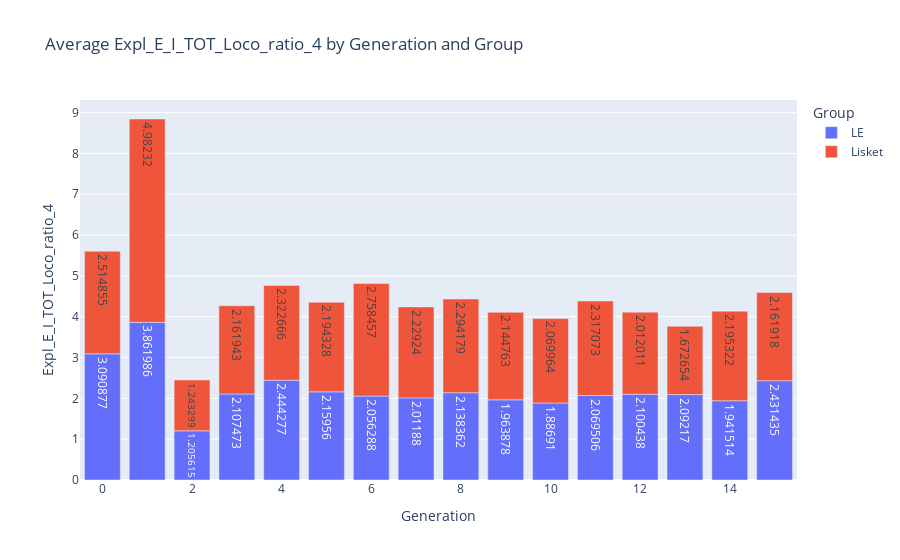

Notebook code for this chart:
### Code cell
#Plotting the mean value through the generations and by gendersŰ
plot_grouped(data, 'Expl_E_I_TOT_Loco_ratio_4')

### Figure 1 — Plotly figure (JSON) as saved in the notebook; plotly's stock layout.template omitted (floating-point values rounded to 4 significant figures)
{"data": [{"hovertemplate": "Group=LE<br>Generation=%{x}<br>Expl_E_I_TOT_Loco_ratio_4=%{y}<extra></extra>", "legendgroup": "LE", "marker": {"color": "#636efa", "pattern": {"shape": ""}}, "name": "LE", "orientation": "v", "showlegend": true, "textposition": "auto", "texttemplate": "%{y}", "type": "bar", "x": [0, 1, 2, 3, 4, 5, 6, 7, 8, 9, 10, 11, 12, 13, 14, 15], "xaxis": "x", "y": [3.091, 3.862, 1.206, 2.107, 2.444, 2.16, 2.056, 2.012, 2.138, 1.964, 1.887, 2.07, 2.1, 2.092, 1.942, 2.431], "yaxis": "y"}, {"hovertemplate": "Group=Lisket<br>Generation=%{x}<br>Expl_E_I_TOT_Loco_ratio_4=%{y}<extra></extra>", "legendgroup": "Lisket", "marker": {"color": "#EF553B", "pattern": {"shape": ""}}, "name": "Lisket", "orientation": "v", "showlegend": true, "textposition": "auto", "texttemplate": "%{y}", "type": "bar", "x": [0, 1, 2, 3, 4, 5, 6, 7, 8, 9, 10, 11, 12, 13, 14, 15], "xaxis": "x", "y": [2.515, 4.982, 1.243, 2.162, 2.323, 2.194, 2.758, 2.229, 2.294, 2.145, 2.07, 2.317, 2.012, 1.673, 2.195, 2.162], "yaxis": "y"}], "layout": {"barmode": "relative", "legend": {"title": {"text": "Group"}, "tracegroupgap": 0}, "title": {"text": "Average Expl_E_I_TOT_Loco_ratio_4 by Generation and Group"}, "xaxis": {"anchor": "y", "domain": [0, 1], "title": {"text": "Generation"}}, "yaxis": {"anchor": "x", "domain": [0, 1], "title": {"text": "Expl_E_I_TOT_Loco_ratio_4"}}}}
